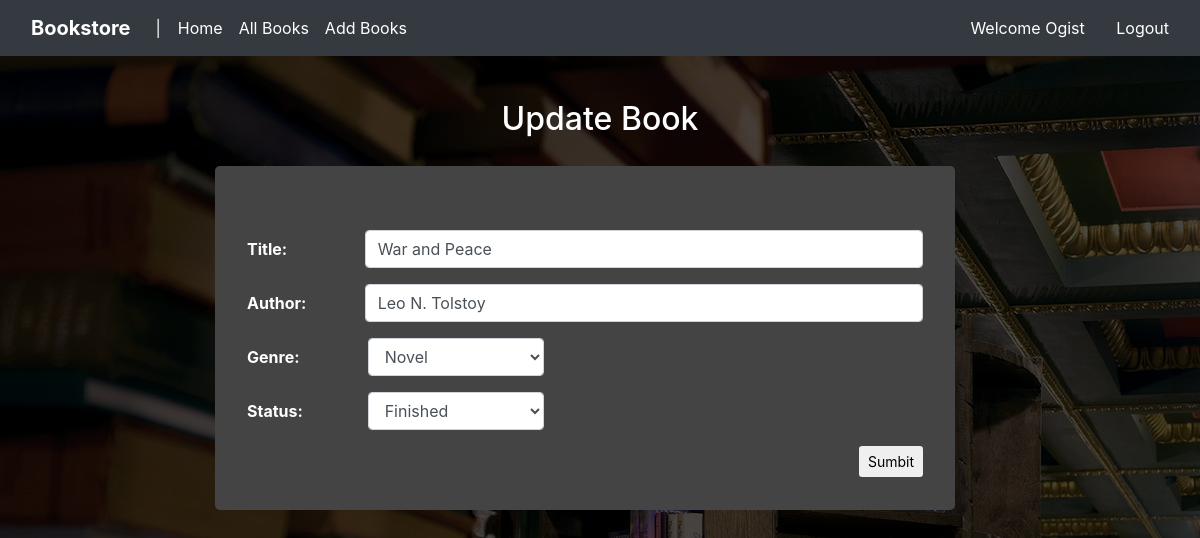
The app's page /show/update/2 (signed in) with its own data.
### tables this page shows
CREATE TABLE books_ogist(

           `id` INT UNSIGNED NOT NULL PRIMARY KEY AUTO_INCREMENT,
           `title` VARCHAR(255) NOT NULL,
           `author` VARCHAR(255) NOT NULL,
           `genre` ENUM('Philosophy', 'Novel', 'Drama', 'Romance', 'Adventure', 'Fantasy'),
           `status` ENUM('Finished', 'Not Started', 'Reading', 'Dropped'),
           `created_at` TIMESTAMP,
    	   `updated_at` TIMESTAMP,
    	   `username` VARCHAR(255),
    	   FOREIGN KEY (`username`) REFERENCES `users`(`username`)	
    	   );

### controllers/show.php (called while the page is built, shortened)
<?php
class Show extends Controller
{
	public function update(){
			$viewmodel = new ShowModel();
		$this->returnView($viewmodel->update(), true);
	}
}

### classes/Model.php (called while the page is built, shortened)
<?php
abstract class Model
{
	protected $dbh, $stmt;
	public function __construct(){
		try{
			$this->dbh = new PDO("mysql:host=" . DB_HOST . ';dbname=' . DB_NAME, DB_USER, DB_PASSWORD);
			$this->dbh->setAttribute(PDO::ATTR_ERRMODE, PDO::ERRMODE_EXCEPTION);
		} catch (PDOException $e){
			die($e->getMessage());
		}
	}
	public function execute(){
		$this->stmt->execute();
	}
	public function query($query){
		$this->stmt = $this->dbh->prepare($query);
	}
	public function single(){
		$this->execute();
		return $this->stmt->fetch(PDO::FETCH_ASSOC);
	}
}

### models/show.php (called while the page is built, shortened)
<?php
class ShowModel extends Model
{
	public function update(){
		$username = $_SESSION['user_data']['username'];
					$id = $_GET['id'];
					$this->query("SELECT * FROM books_{$username} WHERE id = $id");
					$rows = $this->single();
					return $rows;
				}
			}

### views/show/update.php (the view, shortened to what this page needs)
<h2 align="center">Update Book</h2>
<form action="<?php $_SERVER['PHP_SELF'];?>" method="post">
	<div class="container">
		<div class="jumbotron col-sm-8 get" id="uj">
      <div class="form-group row">
        <label class="col-sm-2 col-form-label"><b>Title:</b> </label>
         <div class="col-sm-10">
           <input type="text" class="form-control" id="title" name="title" value="<?= $viewmodel['title'];?>">
        </div>
      </div>
      <div class="form-group row">
        <label class="col-sm-2 col-form-label"><b>Author:</b> </label>
          <div class="col-sm-10">
          <input type="text" class="form-control" id="author" name="author" value="<?= $viewmodel['author'];?>">
        </div>
      </div>
      <div class="form-group row">
        <label class="col-sm-2 col-form-label"><b>Genre:</b> </label>&nbsp;&nbsp;&nbsp;&nbsp;
        <select name="genre" type="text" class="form-control col-md-3">
          <option value="<?php if($viewmodel['genre'] != ''){echo $viewmodel['genre'];} else { echo '';}?>"><?php if($viewmodel['genre'] != ''){echo $viewmodel['genre'];} else { echo '';}?></option>
          </select>
      </div>
      <div class="form-group row">
        <label class="col-sm-2 col-form-label"><b>Status:</b> </label>&nbsp;&nbsp;&nbsp;&nbsp;
        <select name="status" type="text" class="form-control col-md-3">
          <option value="<?php if($viewmodel['status'] != ''){echo $viewmodel['status'];} else { echo '';}?>"><?php if($viewmodel['status'] != ''){echo $viewmodel['status'];} else { echo '';}?></option>
         </select>
      </div>
     <input class="btn btn-sm btn-default float-right" type="submit" name="update" id="update" value="Sumbit">
    </div>
  </div>
</form>

### assets/css/style.css (style rules this page uses)
body { background: linear-gradient( rgba(0, 0, 0, 0.7), rgba(0, 0, 0, 0.7) ), url("bookstore.jpg"); color:white; padding-top: 100px; }
#uj { top: 20px; right: -170px; background: #444444; }

### records on screen
books_ogist: title "War and Peace", author "Leo N. Tolstoy", genre "Novel", status "Finished"

### other values on screen
$_SESSION['user_data']['username'] "Ogist"
